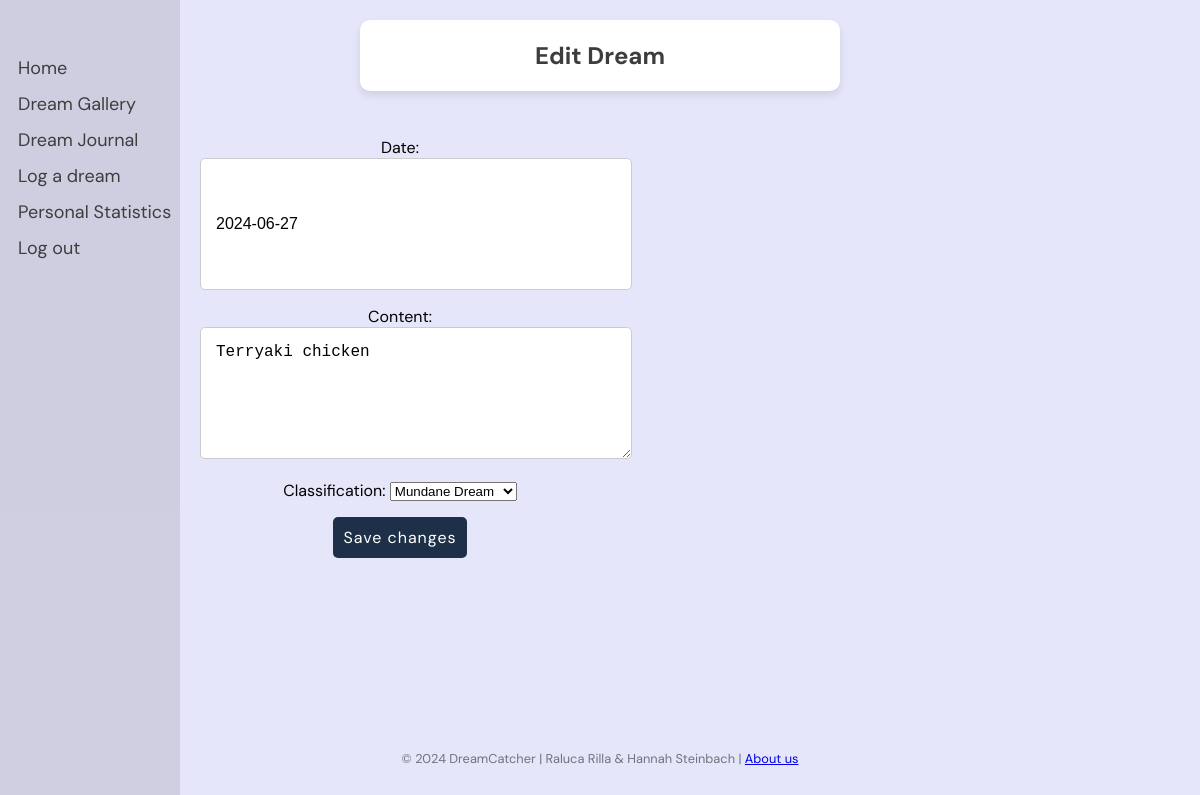
Page /dreams/edit_dream/57/ (signed in) on the earlier database version.
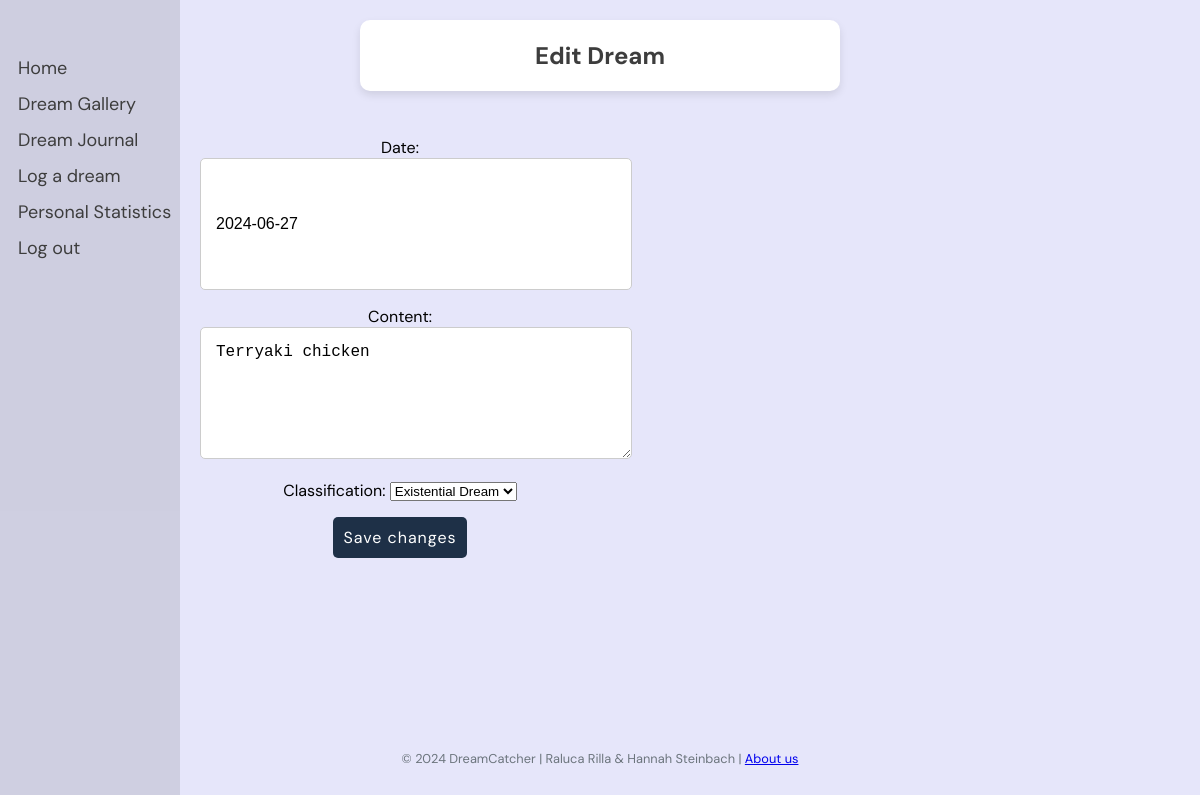
Same page on the later database version.
### dreams/models.py (models this page shows, shortened)
class Dream(models.Model):
    classification_options = [
        ('0', 'Nightmare'),
        ('1', 'Mundane Dream'),
        ('2', 'Lucid Dream'),
        ('3', 'Existential Dream'),
        ('4', 'None'),
    ]
    user = models.ForeignKey(User, on_delete=models.CASCADE)
    date = models.DateField()
    content = models.TextField()
    shared = models.BooleanField(default=False)
    processed = models.BooleanField(default=False)
    is_favorite = models.BooleanField(default=False)
    keywords = models.JSONField(default=list, blank=True)
    classification = models.CharField(max_length=1, choices=classification_options, blank=True, null=True, default='4')
    persons = models.JSONField(default=list, blank=True)
    emotion = models.CharField(max_length=20, blank=True)

### dreams/views.py (the view)
# urls.py: path('edit_dream/<int:dream_id>/', views.edit_dream, name='edit_dream'),
@login_required
def edit_dream(request, dream_id):
    dream = get_object_or_404(Dream, id=dream_id)
    if request.method == 'POST':
        form = DreamForm(request.POST, instance=dream)
        if form.is_valid():
            dream.content = form.cleaned_data['content']
            dream.add_metadata()
            dream.save()
            return redirect('dreams:dream_journal')
    else:
        form = DreamForm(instance=dream)
    return render(request, 'dreams/edit_dream.html', {'form': form})

### dreams/forms.py
class DreamForm(forms.ModelForm):
    class Meta:
        model = Dream
        fields = ['date', 'content', 'classification']

### dreams/templates/dreams/edit_dream.html (shortened to what this page needs)
{% load static %}
<!DOCTYPE html>
<html lang="en">
<head>
    <link rel="stylesheet" type="text/css" href="{% static 'css/styles.css' %}">
</head>
<body>
    <div class="sidenav">
        <a href="/">Home</a>
        <a href="{% url 'dreams:gallery' %}">Dream Gallery</a>
        <a href="{% url 'dreams:dream_journal' %}">Dream Journal</a>
        <a href="{% url 'dreams:log_dream' %}">Log a dream</a>
        <a href="{% url 'dreams:personal_statistics' %}">Personal Statistics</a>
        <a href="{% url 'logout' %}">Log out</a>
    </div>
    <div class="header">
        <h2>Edit Dream</h2>
    </div>
    <div class="container">
        <form class="form-container" method="post">
            {{ form.as_p }}
            <button type="submit">Save changes</button>
        </form>
    </div>
</body>
<footer>
    <p>&copy; 2024 DreamCatcher | Raluca Rilla & Hannah Steinbach | <a class="btn btn-primary" href="{% url 'aboutus' %}">About us</a></p>
</footer>
</html>

Differences in the rows shown:
changed Dream "Terryaki chicken": classification "Mundane Dream" → "Existential Dream"
